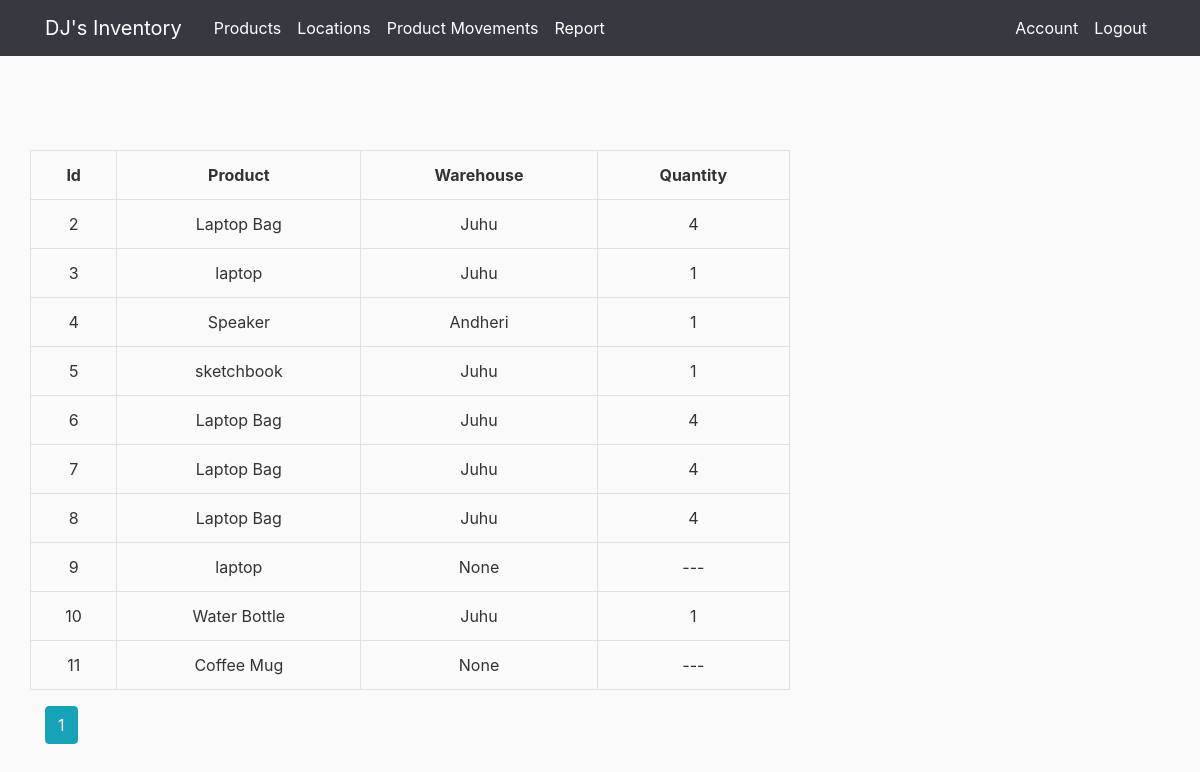
Page / (signed in) on the committed database.
### inventory/models.py (models this page shows, shortened)
class Product(db.Model):
    product_id = db.Column(db.Integer, primary_key=True)
    name = db.Column(db.String(20), nullable=False)
    movements = db.relationship("Movement", backref='product')
    location_id = db.Column(db.Integer, db.ForeignKey('location.location_id'))
    user_id = db.Column(db.Integer, db.ForeignKey('user.id'), nullable=False)

class Location(db.Model):
    location_id = db.Column(db.Integer, primary_key=True)
    name = db.Column(db.String(20), unique=True, nullable=False)
    address = db.Column(db.Text, nullable=False)
    products = db.relationship("Product", backref='warehouse')
    user_id = db.Column(db.Integer, db.ForeignKey('user.id'), nullable=False)
    def __repr__(self):
        return self.name
    def get_product_quantity(self, product_name):
        qty = 0
        for product in self.products:
            if product_name in product.name:
                qty+=1
        return qty

### inventory/products/routes.py (the view)
@products.route("/")
def show_report():
    page = request.args.get('page', 1, type=int)
    products = Product.query.paginate(page=page, per_page=10)
    return render_template('report.html', products=products, title='Report')

### inventory/models.py (called while the page is built)
@login_manager.user_loader
def load_user(user_id):
    return User.query.get(int(user_id))

### inventory/templates/report.html
{% extends "layout.html" %}
{% block content %}
<section>
    <div class="row">
        <table class="table table-hover table-bordered text-center">
            <tr class="text-center">
                <th>Id</th>
                <th>Product</th>
                <th>Warehouse</th>
                <th>Quantity</th>
            </tr>
            {% for product in products.items %}
            <tr>
                <td>{{ product.product_id }}</a></td>
                <td>{{ product.name }}</td>
                <td>{{ product.warehouse }}</td>
                {% if product.warehouse %}
                <td>{{ product.warehouse.get_product_quantity(product.name) }}</td>
                {% else %}
                <td>---</td>
                {% endif %}
            </tr>
            {% endfor %}
        </table>
    </div>
</section>
{% for page_num in products.iter_pages(left_edge = 1, right_edge=1, left_current=1, right_current=2) %}
{% if page_num %}
{% if products.page == page_num %}
<a class="btn btn-info mb-4" href="{{ url_for('products.show_report', page=page_num )}}">{{ page_num }}</a>
{% else %}
<a class="btn btn-outline-info mb-4" href="{{ url_for('products.show_report', page=page_num )}}">{{ page_num }}</a>
{% endif %}
{% else %}
...
{% endif %}
{% endfor %}
{% endblock content %}

### inventory/static/main.css (style rules this page uses)
body { background: #fafafa; color: #333333; margin-top: 5rem; }

### rows in the picture
Product: product_id "2", name "Laptop Bag", warehouse "Juhu", warehouse.get_product_quantity "4"
Product: product_id "3", name "laptop", warehouse "Juhu", warehouse.get_product_quantity "1"
Product: product_id "4", name "Speaker", warehouse "Andheri", warehouse.get_product_quantity "1"
Product: product_id "5", name "sketchbook", warehouse "Juhu", warehouse.get_product_quantity "1"
Product: product_id "6", name "Laptop Bag", warehouse "Juhu", warehouse.get_product_quantity "4"
Product: product_id "7", name "Laptop Bag", warehouse "Juhu", warehouse.get_product_quantity "4"
Product: product_id "8", name "Laptop Bag", warehouse "Juhu", warehouse.get_product_quantity "4"
Product: product_id "9", name "laptop", warehouse "None"
Product: product_id "10", name "Water Bottle", warehouse "Juhu", warehouse.get_product_quantity "1"
Product: product_id "11", name "Coffee Mug", warehouse "None"

### other values in the picture
{{ page_num }} "1"
